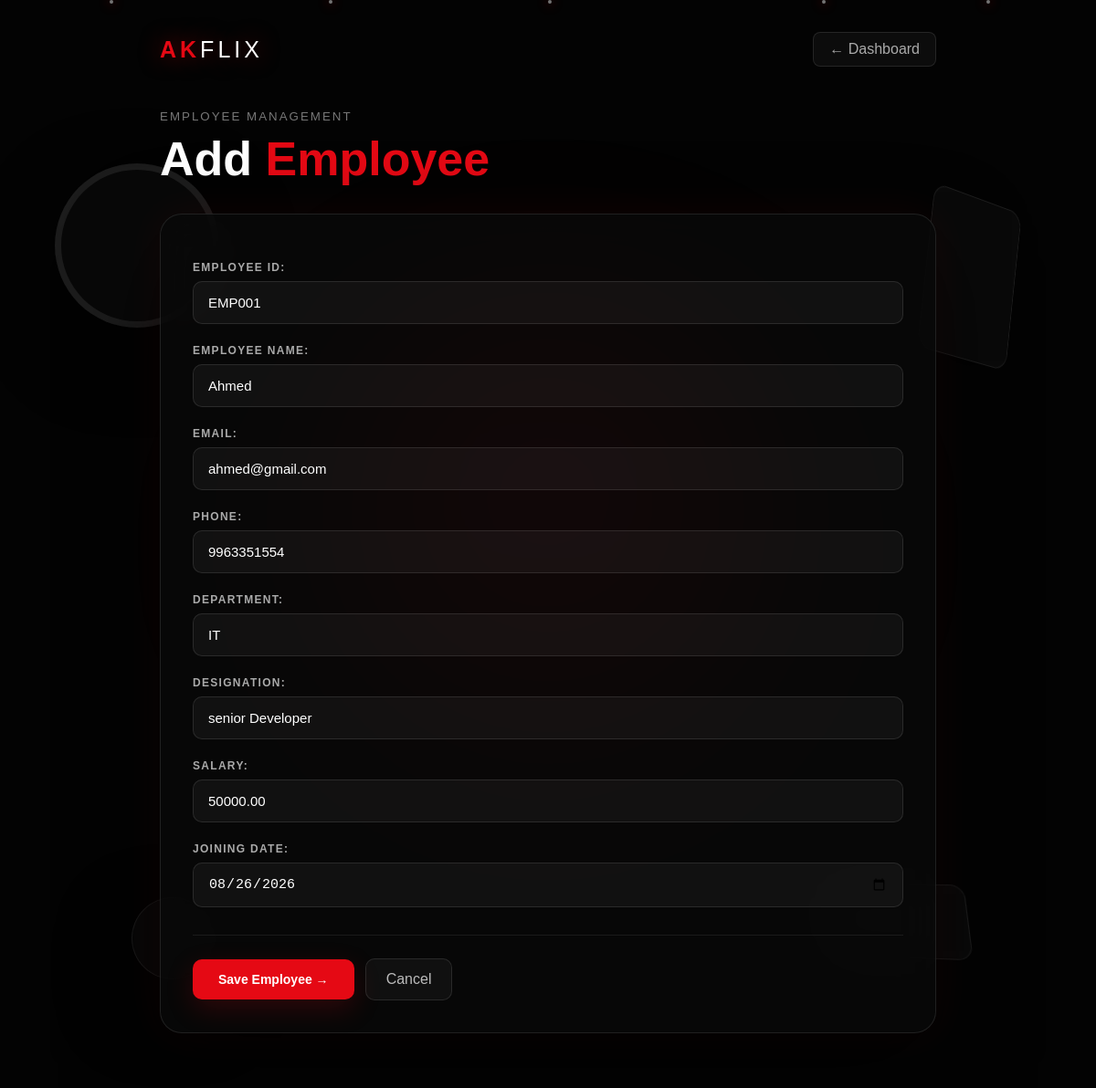
Screenshot of /employees/1/edit/ (signed in) with the database file from the repository.
### miniapp/models.py (models this page shows, shortened)
class Employee(models.Model):
    employee_id = models.CharField(max_length=20, unique=True)
    employee_name = models.CharField(max_length=100)
    email = models.EmailField()
    phone = models.CharField(max_length=15)
    department = models.CharField(max_length=100)
    designation = models.CharField(max_length=100)
    salary = models.DecimalField(max_digits=10, decimal_places=2)
    joining_date = models.DateField()

### miniapp/views.py (the view)
# urls.py: path('employees/<int:id>/edit/', views.employee_update, name='employee_update'),
def employee_update(request, id):
    if "user_id" not in request.session:
        return redirect("login")
    employee = Employee.objects.get(id=id)
    if request.method == 'POST':
        form = EmployeeForm(request.POST, instance=employee)
        if form.is_valid():
            form.save()
            messages.success(request, "Employee updated successfully.")
            return redirect('employee_list')
    else:
        form = EmployeeForm(instance=employee)
    return render(request, 'employee_form.html', {'form': form})

### miniapp/forms.py
class EmployeeForm(forms.ModelForm):
    class Meta:
        model = Employee
        fields = [
            'employee_id',
            'employee_name',
            'email',
            'phone',
            'department',
            'designation',
            'salary',
            'joining_date',
        ]
        widgets = {
            'joining_date': forms.DateInput(
                attrs={'type': 'date'}
            ),
        }

### miniapp/templates/employee_form.html (shortened to what this page needs)
<!DOCTYPE html>
<html lang="en">
<head>
</head>
<body>
    <div class="scene">
        <div class="glow"></div>
        <div class="object object-one"></div>
        <div class="object object-two"></div>
        <div class="object object-three"></div>
        <div class="object object-four"></div>
    </div>
    <main class="page">
        <nav class="topbar">
            <div class="brand">
                AK<span>FLIX</span>
            </div>
            <a
                href="{% url 'dashboard' %}"
                class="dashboard-link"
            >
                ← Dashboard
            </a>
        </nav>
        <section class="heading">
            <small>
                Employee Management
            </small>
            <h1>
                Add
                <span>Employee</span>
            </h1>
        </section>
        <section class="form-card">
            <form
                method="POST"
                class="django-form"
            >
                {{ form.as_p }}
                <div class="form-actions">
                    <button
                        type="submit"
                        class="save-button"
                    >
                        Save Employee →
                    </button>
                    <a
                        href="{% url 'employee_list' %}"
                        class="cancel-button"
                    >
                        Cancel
                    </a>
                </div>
            </form>
        </section>
    </main>
</body>
</html>

### miniapp/templates/employee_form.html (style rules this page uses)
* { box-sizing: border-box; }
body { margin: 0; min-height: 100vh; color: white; font-family: Arial, Helvetica, sans-serif; background: #030303; overflow-x: hidden; }
.scene { position: fixed; inset: 0; overflow: hidden; perspective: 1200px; background: radial-gradient( circle at 50% 45%, rgba(229, 9, 20, .13), transparent 35% ), #030303; z-index: -10; }
.glow { position: absolute; width: 550px; height: 550px; left: 50%; top: 50%; transform: translate(-50%, -50%); border-radius: 50%; background: rgba(229, 9, 20, .08); filter: blur(100px); animation: glowMove 7s ease-in-out infinite; }
.object { position: absolute; border: 1px solid rgba(255,255,255,.08); background: rgba(255,255,255,.025); backdrop-filter: blur(5px); box-shadow: 0 30px 80px rgba(0,0,0,.5); transform-style: preserve-3d; animation: floating 9s ease-in-out infinite; }
.object-one { width: 180px; height: 180px; left: 5%; top: 15%; border-radius: 50%; border-width: 7px; }
.object-two { width: 130px; height: 180px; right: 6%; top: 18%; border-radius: 18px; transform: rotateY(25deg) rotateZ(8deg); animation-delay: 2s; }
.object-three { width: 90px; height: 90px; left: 12%; bottom: 10%; border-radius: 50%; animation-delay: 4s; }
.object-four { width: 150px; height: 80px; right: 12%; bottom: 12%; border-radius: 15px; transform: rotateY(-25deg) rotateZ(-7deg); animation-delay: 1s; }
.page { width: 92%; max-width: 850px; margin: auto; padding: 35px 0 60px; }
.topbar { display: flex; justify-content: space-between; align-items: center; margin-bottom: 45px; }
.brand { font-size: 25px; font-weight: 900; letter-spacing: 4px; color: #e50914; text-shadow: 0 0 25px rgba(229,9,20,.5); }
.brand span { color: white; font-weight: 400; }
.dashboard-link { color: #aaa; text-decoration: none; padding: 9px 17px; border: 1px solid rgba(255,255,255,.10); border-radius: 8px; background: rgba(255,255,255,.04); transition: .3s; }
.heading { margin-bottom: 30px; }
.heading small { color: #777; letter-spacing: 2px; text-transform: uppercase; }
.heading h1 { margin: 8px 0 0; font-size: clamp(32px, 5vw, 52px); font-weight: 800; }
.heading h1 span { color: #e50914; }
.form-card { padding: 35px; border-radius: 24px; background: rgba(10,10,10,.78); border: 1px solid rgba(255,255,255,.10); backdrop-filter: blur(25px); box-shadow: 0 40px 100px rgba(0,0,0,.65), 0 0 50px rgba(229,9,20,.07); animation: cardEnter .8s ease; }
.django-form p { margin-bottom: 22px; }
.django-form label { display: block; margin-bottom: 8px; color: #aaa; font-size: 12px; font-weight: 700; text-transform: uppercase; letter-spacing: 1.3px; }
.django-form input, .django-form select, .django-form textarea { width: 100%; padding: 14px 16px; border: 1px solid rgba(255,255,255,.10); border-radius: 10px; outline: none; background: rgba(255,255,255,.045); color: white; font-size: 15px; transition: .3s; }
.form-actions { display: flex; gap: 12px; align-items: center; margin-top: 30px; padding-top: 25px; border-top: 1px solid rgba(255,255,255,.08); }
.save-button { border: none; padding: 14px 28px; border-radius: 10px; background: #e50914; color: white; font-size: 14px; font-weight: 800; cursor: pointer; transition: .3s; box-shadow: 0 10px 30px rgba(229,9,20,.18); }
.cancel-button { text-decoration: none; padding: 13px 22px; border-radius: 10px; color: #bbb; border: 1px solid rgba(255,255,255,.10); background: rgba(255,255,255,.04); transition: .3s; }

### rows the page displays
Employee: employee_id "EMP001", employee_name "Ahmed", email "ahmed@gmail.com", phone "9963351554", department "IT", designation "senior Developer", salary "50000.00", joining_date "08/26/2026"
